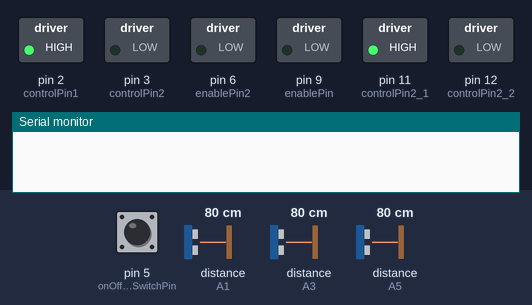
The sketch below on a simulated Arduino Uno, built with avr-gcc and run on an emulated ATmega328P. Shown: switched loads named in the sketch (green lamp = pin HIGH), the last lines printed to the serial monitor. Dashed ring = blinking. Inputs (shaded band) come from the test bench; at power-on: distance to the obstacle (sensors on A5, A1, A3) 80 cm, pin 5 (onOffSwitchStateSwitchPin) LOW. The echo pulse lasts 58.3 µs per cm.

Above: at 1.2 s.
1.3 s: distance to the obstacle (sensor on A5) set to 21 cm
2.8 s: distance to the obstacle (sensor on A5) set to 17 cm
At 3.6 s:
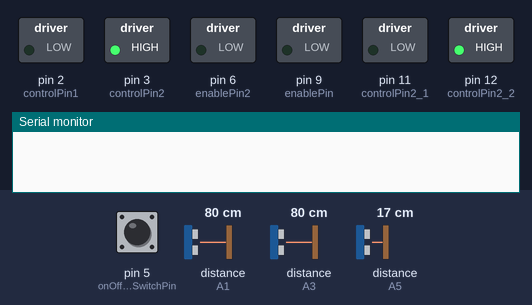
4.3 s: pin 5 (onOffSwitchStateSwitchPin) pulled HIGH for 0.15 s
At 5.1 s:
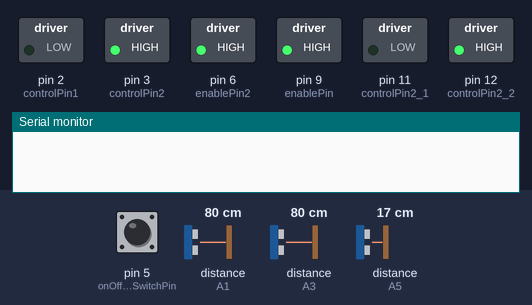
5.9 s: distance to the obstacle (sensor on A5) set to 35 cm
At 8.0 s:
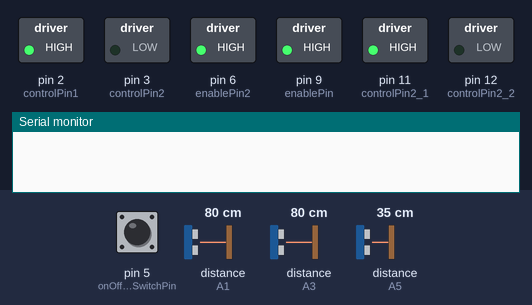
8.5 s: distance to the obstacle (sensor on A1) set to 2 cm
At 9.43 s:
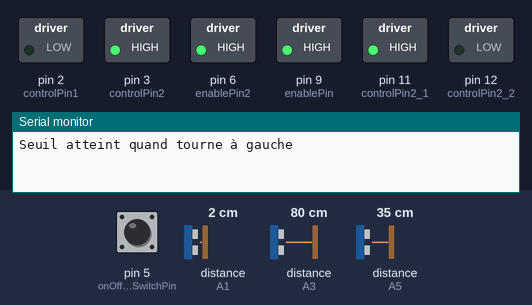
11.0 s: distance to the obstacle (sensor on A3) set to 43 cm
13.0 s: distance to the obstacle (sensor on A3) set to 38 cm
At 13.96 s:
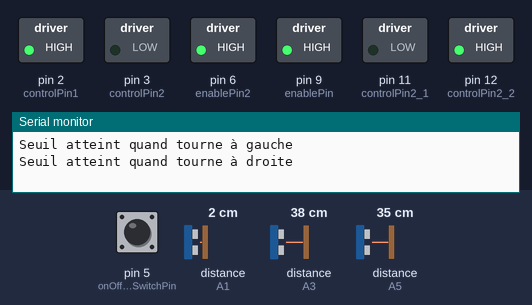
Timing chart, 0 to 17.0 s (numbered marks = the images above; inputs shaded):
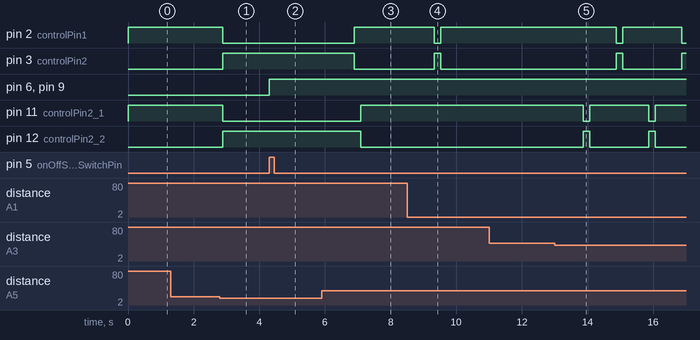

The sketch:

Prototype_Arduino_Motor_L293D_1.06.ino
```cpp
#include "Ultrasonic.h"

//Capteur ultra son 1
Ultrasonic ultrasonicRight(A2, A3); // Trig et Echo //pwm pour le 10 et analog pour le 8.
int distRight;

//Capteur ultra son 2
Ultrasonic ultrasonicLeft(A0, A1);  // Trig et Echo // Trig = A0 et Echo = A1.
int distLeft;

//Capteur ultra son 3
Ultrasonic ultrasonicFront(A4, A5);
int distFront;

//Moteur 1
const int controlPin1 = 2; // Connecté à la borne 2 de l'arduino qui est branché à la broche 7 du pont en H
const int controlPin2 = 3; // Connecté à la borne 3 de l'arduino qui est branché à la broche 2 du pont en H
const int enablePin = 9; // Connecté à la broche 1 du pont en H sert à allumer/étendre car brancher ensuite au bouton on/off

//Moteur 2
const int controlPin2_1 = 11; //Connecté à la borne 11 de l'arduino qui est branché à la broche 15 du pont en H
const int controlPin2_2 = 12; // Connecté à la borne 12 de l'arduino qui est branché à la broche 10 du pont en H
const int enablePin2 = 6; // Connecté à la broche 9 du pont en H sert à allumer/étendre car brancher ensuite au bouton on/off


const int onOffSwitchStateSwitchPin = 5; // Connecté à l'interrupteur de mise en marche/arrêt du moteur


// Création de variables pour stocker les valeurs des entrées
int onOffSwitchState = 0; // État actuel de l'interrupteur marche/arrêt
int previousOnOffSwitchState = 0; // État précédent de l'interrupteur marche/arrêt


int motorEnabled = 0; // Moteur éteint = 0 ; moteur allumé = 1 ; Moteur allumé + toure à droite = 2 ;
int motorSpeed = 0; // Vitesse du moteur
int motorDirection = 1; // Direction actuelle du moteur

//Tourner à 90° :
int etape = 0; //etape 0 = tout droit à l'infini, Etape 1 = tout droit pdt tempsToutDroit, Etape 2 = on tourne à droite pdt tempsTourne, Etape 3 = on tourne à gauche pdt tempsTourne

int tempsTourne = 200;

int seuilReached = 0;


int tempsToutDroit = 800;


int tempsRecule = 1000;


int droiteGauche = 0;

int seuil = 110;


int dernierCoteDetecter = 0; //0 pour la droite, 1 pour la gauche.
//calcul de tempsTourne pour savoir au bout de combien de temps tourné :
unsigned long debut = 0;

//pour les capteurs ultra sons, alternance entre les 3.
unsigned long lastPing = 0;
int capteurActuel = 0;

void setup() {
// Initialisation des entrées et sorties

  pinMode(onOffSwitchStateSwitchPin, INPUT);

  //moteur 1
  pinMode(controlPin1, OUTPUT);
  pinMode(controlPin2, OUTPUT);
  pinMode(enablePin, OUTPUT);
  // Mettre la broche enable à LOW au démarrage comme ça le moteur ne s'allume pas d'un coup
  digitalWrite(enablePin, LOW);

  //moteur 2
  pinMode(controlPin2_1, OUTPUT);
  pinMode(controlPin2_2, OUTPUT);
  pinMode(enablePin2, OUTPUT);
  // Mettre la broche enable à LOW au démarrage comme ça le moteur ne s'allume pas d'un coup
  digitalWrite(enablePin2, LOW);

  motorSpeed = 255;

  debut = millis(); // démarre le chrono
  Serial.begin(9600);
}

void loop() {
  // Lire l'état de l'interrupteur marche/arrêt
  onOffSwitchState = digitalRead(onOffSwitchStateSwitchPin);


  // alternance entre les 3 capteurs ultrasons.
  if (millis() - lastPing > 30) { // 30 ms entre chaque tir
    lastPing = millis();

    if (capteurActuel == 0) {
      distRight = ultrasonicRight.Ranging(CM);
    }
    else if (capteurActuel == 1) {
      distLeft = ultrasonicLeft.Ranging(CM);
    }
    else if (capteurActuel == 2) {
      distFront = ultrasonicFront.Ranging(CM);
    }

    capteurActuel = (capteurActuel + 1) % 3;
  }


  // Si le bouton marche/arrêt a changé d'état depuis la dernière boucle()
  if (onOffSwitchState != previousOnOffSwitchState) {
    // Inverser la valeur de motorEnabled si le bouton est pressé
    if (onOffSwitchState == HIGH) {
      motorEnabled = !motorEnabled;
    }
  }

//Action à effecteur en fonction de la proximité de l'objet calculer
  if(distFront < 20 && motorDirection == 1 && distFront > 0)
  {
    motorDirection = 0; //on recule
    debut = millis();
  }

  if(distRight > 0 && distRight <= 40 && dernierCoteDetecter == 1 && etape == 0 && motorDirection == 1){
    dernierCoteDetecter = 0;
    etape = 1;
    debut = millis();
  }

  if(distLeft > 0 && distLeft <= 40 && dernierCoteDetecter == 0 && etape == 0 && motorDirection == 1){
    dernierCoteDetecter = 1;
    etape = 1;
    debut = millis();
  }


  // Changer la direction du moteur en agissant sur les broches de contrôle du pont en H
  //on avance
  if (motorDirection == 1) {
    if(etape == 0){
    //les 2 roues avancent pleines puissances
      //moteur 1
      digitalWrite(controlPin1, HIGH);
      digitalWrite(controlPin2, LOW);

      //moteur 2
      digitalWrite(controlPin2_1, HIGH);
      digitalWrite(controlPin2_2, LOW);
      seuilReached = 0;
    }
    else if(etape == 1){
      //moteur 1
      digitalWrite(controlPin1, HIGH);
      digitalWrite(controlPin2, LOW);

      //moteur 2
      digitalWrite(controlPin2_1, HIGH);
      digitalWrite(controlPin2_2, LOW);
      seuilReached = 0;

      //au bout de 1,350 secondes le robot arrete de tourner et va tout droit
      if (millis() - debut >= tempsToutDroit){
        if(dernierCoteDetecter == 0){
          //tourne vers la droite
          //Serial.println("On passe à l'étape 2 : on tourne à DROITE après avoir été tout droit pendant tempsToutDroit");
          etape = 2;
        }
        else{
          //tourne vers la gauche
          //Serial.println("On passe à l'étape 2 : on tourne à GAUCHE après avoir été tout droit pendant tempsToutDroit");
          etape = 3;
        }
        debut = millis();
      }
    }
    else if(etape == 2){
      //etape 1 : on tourne de 90° vers la droite (roue droite en marche arrière, roue gauche en marche avant).
      //moteur 1
      digitalWrite(controlPin1, HIGH);
      digitalWrite(controlPin2, LOW);

      //moteur 2
      digitalWrite(controlPin2_1, LOW);
      digitalWrite(controlPin2_2, HIGH);

      //Serial.println("On tourne etape 2");
      if(distFront <= seuil && seuilReached == 0 && distFront > 0)
      {
        debut = millis();
        seuilReached = 1;
        Serial.println("Seuil atteint quand tourne à droite");
      }
      //au bout de 1,350 secondes le robot arrete de tourner et va tout droit
      if (millis() - debut >= tempsTourne && seuilReached == 1){
        //Serial.println("On passe à l'étape 0 : tout droit à l'infini après avoir tourné à DROITE");
        etape = 0;
        debut = millis();
      }
    }
    else if(etape == 3){
      //etape 1 : on tourne de 90° vers la gauche (roue droite en marche avant, roue gauche en marche arrière).
      //moteur 1
      digitalWrite(controlPin1, LOW);
      digitalWrite(controlPin2, HIGH);

      //moteur 2
      digitalWrite(controlPin2_1, HIGH);
      digitalWrite(controlPin2_2, LOW);

      //Serial.println("On tourne etape 3");
      if(distFront <= seuil && seuilReached == 0 && distFront > 0)
      {
        seuilReached = 1;
        debut = millis();
        Serial.println("Seuil atteint quand tourne à gauche");
      }
      //au bout de 1,350 secondes le robot arrete de tourner et va tout droit
      if (millis() - debut >= tempsTourne && seuilReached == 1){
        //Serial.println("On passe à l'étape 0 : tout droit à l'infini après avoir tourné à GAUCHE");
        etape = 0;
        debut = millis();
      }
    }
  }
  //on recule
  else if(motorDirection == 0){

    //moteur 1
    digitalWrite(controlPin1, LOW);
    digitalWrite(controlPin2, HIGH);

    //moteur 2
    digitalWrite(controlPin2_1, LOW);
    digitalWrite(controlPin2_2, HIGH);
    if (millis() - debut >= tempsRecule){
      motorDirection = 1;
      seuilReached = 1;
      if(dernierCoteDetecter == 0)
      {
        //Serial.println("Recule puis étape 2");
        etape = 2;
      }
      else{
        //Serial.println("Recule puis étape 2");
        etape = 3;
      }
      debut = millis();
    }
  }


  // Si le moteur doit être activé
  if (motorEnabled == 1) {
    analogWrite(enablePin, motorSpeed);
    analogWrite(enablePin2, motorSpeed);
  }
  else { // Si le moteur doit être éteint
  // Arrêter le moteur
    //Serial.println("ON s'arrête");
    analogWrite(enablePin, 0);

    analogWrite(enablePin2, 0);
    etape = 0;
  }
  // Sauvegarder l'état actuel de l'interrupteur marche/arrêt comme précédent
  previousOnOffSwitchState = onOffSwitchState;
}
```

Measured:
- the behaviour switches between 20 and 19 cm on distance to the obstacle (sensor on A5) (found by bisection; images 0 and 1)
- the behaviour switches between 41 and 40 cm on distance to the obstacle (sensor on A3) (found by bisection; images 4 and 5)
- after the input at 1.3 s, every drawn part: stays the same
- after the input at 2.8 s, pin 2 (controlPin1), pin 11 (controlPin2_1): HIGH → LOW after 0.09 s; pin 3 (controlPin2), pin 12 (controlPin2_2): LOW → HIGH after 0.09 s
- after the input at 4.3 s, pin 6 (enablePin2), pin 9 (enablePin): LOW → HIGH at once
- after the input at 5.9 s, pin 2 (controlPin1): LOW → HIGH after 0.99 s; pin 3 (controlPin2): HIGH → LOW after 0.99 s; pin 11 (controlPin2_1): LOW → HIGH after 1.2 s; pin 12 (controlPin2_2): HIGH → LOW after 1.2 s
- after the input at 8.5 s, pin 2 (controlPin1): HIGH → LOW after 0.83 s, → HIGH 0.20 s later; pin 3 (controlPin2): LOW → HIGH after 0.83 s, → LOW 0.20 s later
- after the input at 11.0 s, every drawn part: stays the same
- after the input at 13.0 s, pin 2 (controlPin1): HIGH → LOW after 1.9 s, → HIGH 0.20 s later, → LOW 1.8 s later; pin 3 (controlPin2): LOW → HIGH after 1.9 s, → LOW 0.20 s later, → HIGH 1.8 s later
